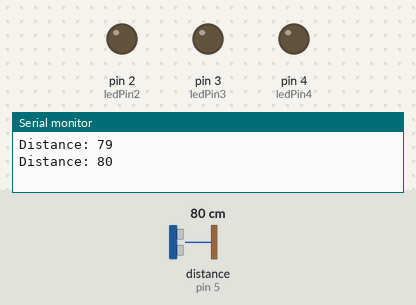
This sketch was run on a simulated Arduino Uno, built with avr-gcc and run on an emulated ATmega328P. Shown: output pins drawn as LEDs (lit = HIGH), the last lines printed to the serial monitor. Wiring (inferred from the names in the program): ultrasonic range finder: trigger pin 6; echo pin 5. The inputs (shaded band) are chosen by the test bench; at power-on: distance to the obstacle (sensor on pin 5) 80 cm. The echo pulse lasts 58.3 µs per cm; pins used as bus, display or sensor lines are not drawn.

Above: at 1.8 s.
1.9 s: distance to the obstacle (sensor on pin 5) set to 120 cm
At 2.5 s:
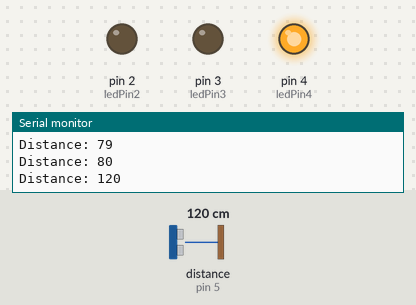
3.5 s: distance to the obstacle (sensor on pin 5) set to 2 cm
At 4.4 s:
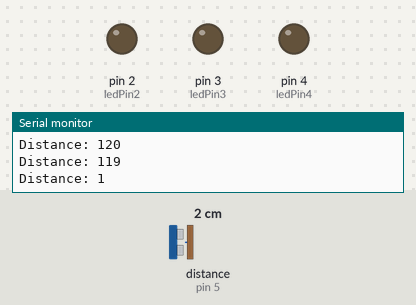
5.5 s: distance to the obstacle (sensor on pin 5) set to 250 cm
At 6.5 s:
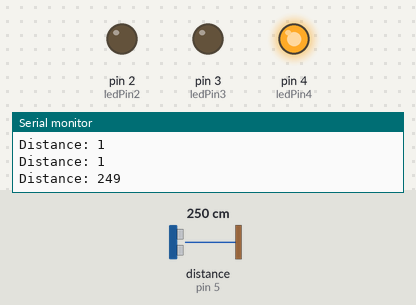
Timing chart, 0 to 8.5 s (numbered marks = the images above; inputs shaded):
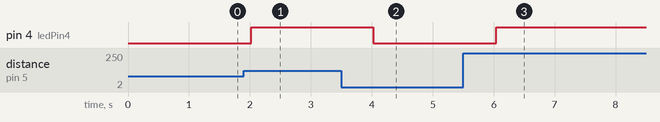

The sketch:

Arduino-Obstacle-Avoidance-LED-Control.ino
```cpp
#define echoPin 5
#define trigPin 6
#define ledPin1 1
#define ledPin2 2
#define ledPin3 3
#define ledPin4 4

void setup() {
  pinMode(trigPin, OUTPUT);
  pinMode(echoPin, INPUT);
  pinMode(ledPin1, OUTPUT);
  pinMode(ledPin2, OUTPUT);
  pinMode(ledPin3, OUTPUT);
  pinMode(ledPin4, OUTPUT);

  Serial.begin(9600);
}

void loop() {
  long duration, distance;

  digitalWrite(trigPin, LOW);
  delayMicroseconds(2);

  digitalWrite(trigPin, HIGH);
  delayMicroseconds(10);

  digitalWrite(trigPin, LOW);
  duration = pulseIn(echoPin, HIGH);

  distance = duration * 0.0343 / 2;

  Serial.print("Distance: ");
  Serial.println(distance);

  if (distance < 100) {
    digitalWrite(ledPin1, LOW);
    digitalWrite(ledPin2, LOW);
    digitalWrite(ledPin3, LOW);
    digitalWrite(ledPin4, LOW);
  } else {
    digitalWrite(ledPin1, HIGH);
    digitalWrite(ledPin2, LOW);
    digitalWrite(ledPin3, LOW);
    digitalWrite(ledPin4, HIGH);
  }

  delay(1000);
}
```

Measured:
- after the input at 1.9 s, pin 4 (ledPin4): LOW → HIGH after 0.12 s
- after the input at 3.5 s, pin 4 (ledPin4): HIGH → LOW after 0.53 s
- after the input at 5.5 s, pin 4 (ledPin4): LOW → HIGH after 0.54 s
